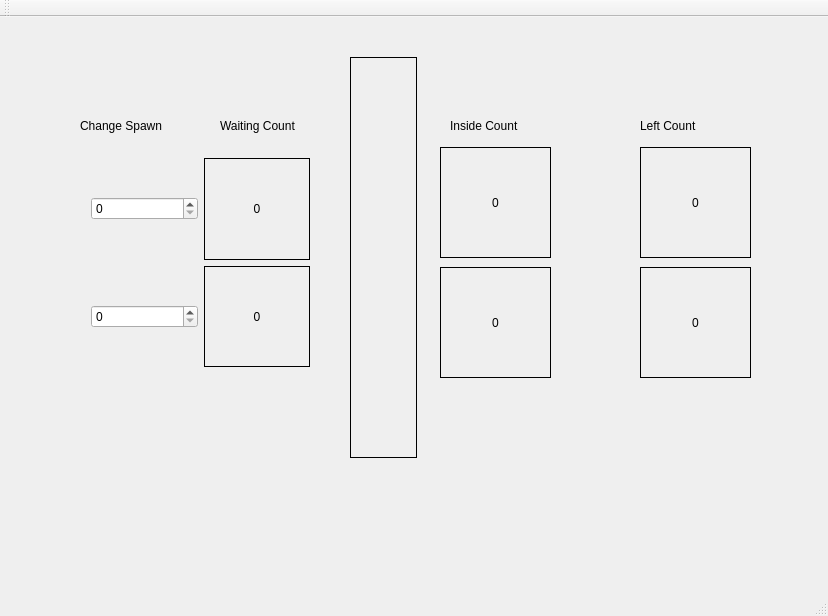
<?xml version="1.0" encoding="UTF-8"?>
<ui version="4.0">
 <class>MainWindow</class>
 <widget class="QMainWindow" name="MainWindow">
  <property name="geometry">
   <rect>
    <x>0</x>
    <y>0</y>
    <width>828</width>
    <height>616</height>
   </rect>
  </property>
  <property name="windowTitle">
   <string>MainWindow</string>
  </property>
  <widget class="QWidget" name="centralWidget">
   <widget class="QWidget" name="layoutWidget">
    <property name="geometry">
     <rect>
      <x>80</x>
      <y>130</y>
      <width>241</width>
      <height>231</height>
     </rect>
    </property>
    <layout class="QVBoxLayout" name="verticalLayout">
     <item>
      <layout class="QHBoxLayout" name="horizontalLayout">
       <item>
        <widget class="QSpinBox" name="ManSpawnSpinbox">
         <property name="maximum">
          <number>10</number>
         </property>
        </widget>
       </item>
       <item>
        <widget class="QLabel" name="ManWaitingLabel">
         <property name="autoFillBackground">
          <bool>true</bool>
         </property>
         <property name="frameShape">
          <enum>QFrame::Box</enum>
         </property>
         <property name="text">
          <string>0</string>
         </property>
         <property name="alignment">
          <set>Qt::AlignCenter</set>
         </property>
        </widget>
       </item>
      </layout>
     </item>
     <item>
      <layout class="QHBoxLayout" name="horizontalLayout_2">
       <item>
        <widget class="QSpinBox" name="WomanSpawnSpinbox">
         <property name="maximum">
          <number>10</number>
         </property>
        </widget>
       </item>
       <item>
        <widget class="QLabel" name="WomanWaitingLabel">
         <property name="autoFillBackground">
          <bool>true</bool>
         </property>
         <property name="frameShape">
          <enum>QFrame::Box</enum>
         </property>
         <property name="text">
          <string>0</string>
         </property>
         <property name="scaledContents">
          <bool>false</bool>
         </property>
         <property name="alignment">
          <set>Qt::AlignCenter</set>
         </property>
        </widget>
       </item>
      </layout>
     </item>
    </layout>
   </widget>
   <widget class="QLabel" name="label">
    <property name="geometry">
     <rect>
      <x>220</x>
      <y>100</y>
      <width>101</width>
      <height>17</height>
     </rect>
    </property>
    <property name="text">
     <string>Waiting Count</string>
    </property>
   </widget>
   <widget class="QLabel" name="label_2">
    <property name="geometry">
     <rect>
      <x>80</x>
      <y>100</y>
      <width>111</width>
      <height>17</height>
     </rect>
    </property>
    <property name="text">
     <string>Change Spawn</string>
    </property>
   </widget>
   <widget class="QLabel" name="bathroomDivider">
    <property name="geometry">
     <rect>
      <x>350</x>
      <y>40</y>
      <width>67</width>
      <height>401</height>
     </rect>
    </property>
    <property name="autoFillBackground">
     <bool>true</bool>
    </property>
    <property name="frameShape">
     <enum>QFrame::Box</enum>
    </property>
    <property name="text">
     <string/>
    </property>
   </widget>
   <widget class="QLabel" name="label_3">
    <property name="geometry">
     <rect>
      <x>450</x>
      <y>100</y>
      <width>91</width>
      <height>17</height>
     </rect>
    </property>
    <property name="text">
     <string>Inside Count</string>
    </property>
   </widget>
   <widget class="QLabel" name="manInsideLabel">
    <property name="geometry">
     <rect>
      <x>440</x>
      <y>130</y>
      <width>111</width>
      <height>111</height>
     </rect>
    </property>
    <property name="autoFillBackground">
     <bool>true</bool>
    </property>
    <property name="frameShape">
     <enum>QFrame::Box</enum>
    </property>
    <property name="text">
     <string>0</string>
    </property>
    <property name="alignment">
     <set>Qt::AlignCenter</set>
    </property>
   </widget>
   <widget class="QLabel" name="womanInsideLabel">
    <property name="geometry">
     <rect>
      <x>440</x>
      <y>250</y>
      <width>111</width>
      <height>111</height>
     </rect>
    </property>
    <property name="autoFillBackground">
     <bool>true</bool>
    </property>
    <property name="frameShape">
     <enum>QFrame::Box</enum>
    </property>
    <property name="text">
     <string>0</string>
    </property>
    <property name="alignment">
     <set>Qt::AlignCenter</set>
    </property>
   </widget>
   <widget class="QLabel" name="manLeftLabel">
    <property name="geometry">
     <rect>
      <x>640</x>
      <y>130</y>
      <width>111</width>
      <height>111</height>
     </rect>
    </property>
    <property name="autoFillBackground">
     <bool>true</bool>
    </property>
    <property name="frameShape">
     <enum>QFrame::Box</enum>
    </property>
    <property name="text">
     <string>0</string>
    </property>
    <property name="alignment">
     <set>Qt::AlignCenter</set>
    </property>
   </widget>
   <widget class="QLabel" name="womanLeftLabel">
    <property name="geometry">
     <rect>
      <x>640</x>
      <y>250</y>
      <width>111</width>
      <height>111</height>
     </rect>
    </property>
    <property name="autoFillBackground">
     <bool>true</bool>
    </property>
    <property name="frameShape">
     <enum>QFrame::Box</enum>
    </property>
    <property name="text">
     <string>0</string>
    </property>
    <property name="alignment">
     <set>Qt::AlignCenter</set>
    </property>
   </widget>
   <widget class="QLabel" name="label_4">
    <property name="geometry">
     <rect>
      <x>640</x>
      <y>100</y>
      <width>91</width>
      <height>17</height>
     </rect>
    </property>
    <property name="text">
     <string>Left Count</string>
    </property>
   </widget>
   <widget class="QLabel" name="TurnLabel">
    <property name="geometry">
     <rect>
      <x>370</x>
      <y>220</y>
      <width>31</width>
      <height>31</height>
     </rect>
    </property>
    <property name="autoFillBackground">
     <bool>true</bool>
    </property>
    <property name="frameShape">
     <enum>QFrame::NoFrame</enum>
    </property>
    <property name="text">
     <string/>
    </property>
    <property name="alignment">
     <set>Qt::AlignCenter</set>
    </property>
   </widget>
  </widget>
  <widget class="QMenuBar" name="menuBar">
   <property name="geometry">
    <rect>
     <x>0</x>
     <y>0</y>
     <width>828</width>
     <height>22</height>
    </rect>
   </property>
  </widget>
  <widget class="QToolBar" name="mainToolBar">
   <attribute name="toolBarArea">
    <enum>TopToolBarArea</enum>
   </attribute>
   <attribute name="toolBarBreak">
    <bool>false</bool>
   </attribute>
  </widget>
  <widget class="QStatusBar" name="statusBar"/>
 </widget>
 <layoutdefault spacing="6" margin="11"/>
 <resources/>
 <connections/>
</ui>
